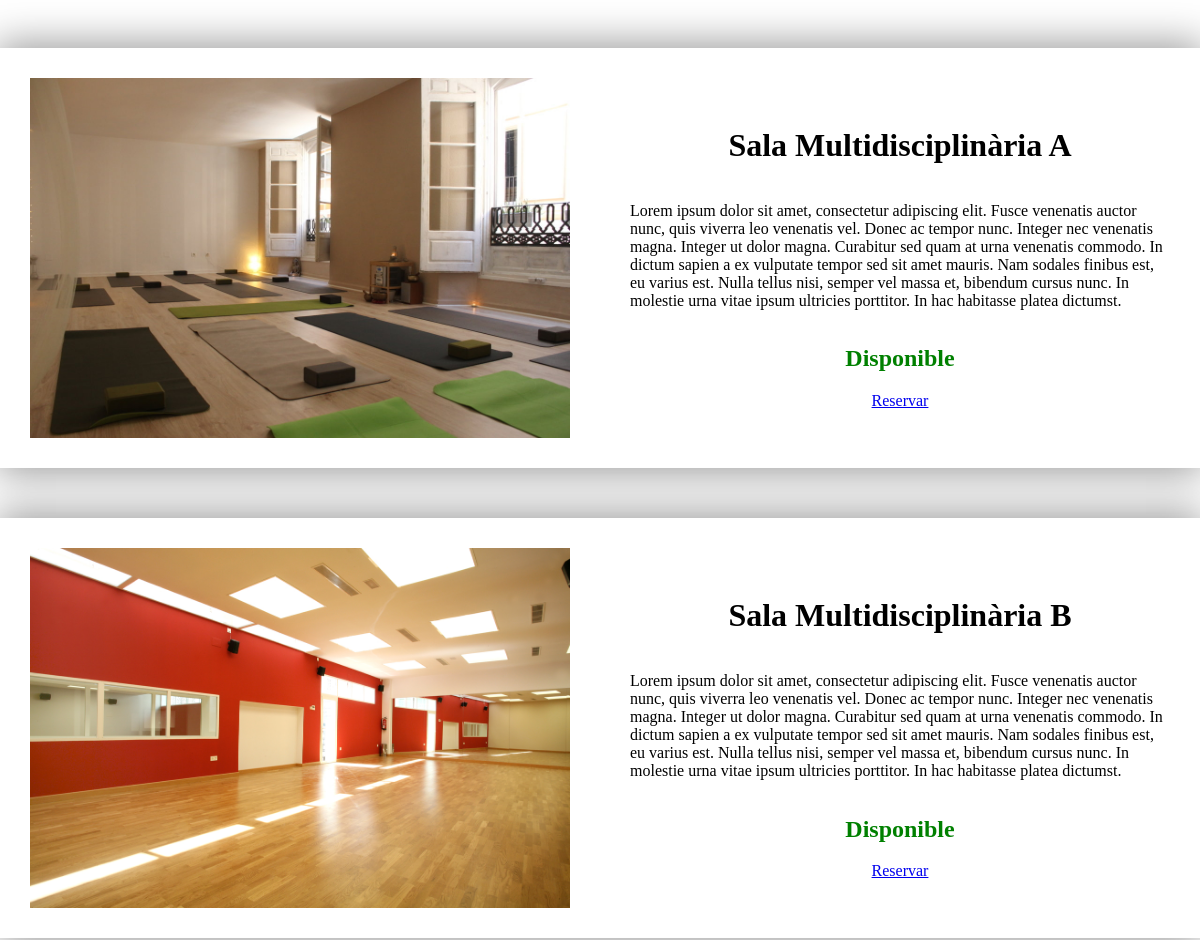
Page /home.php (middle part) on the earlier database version.
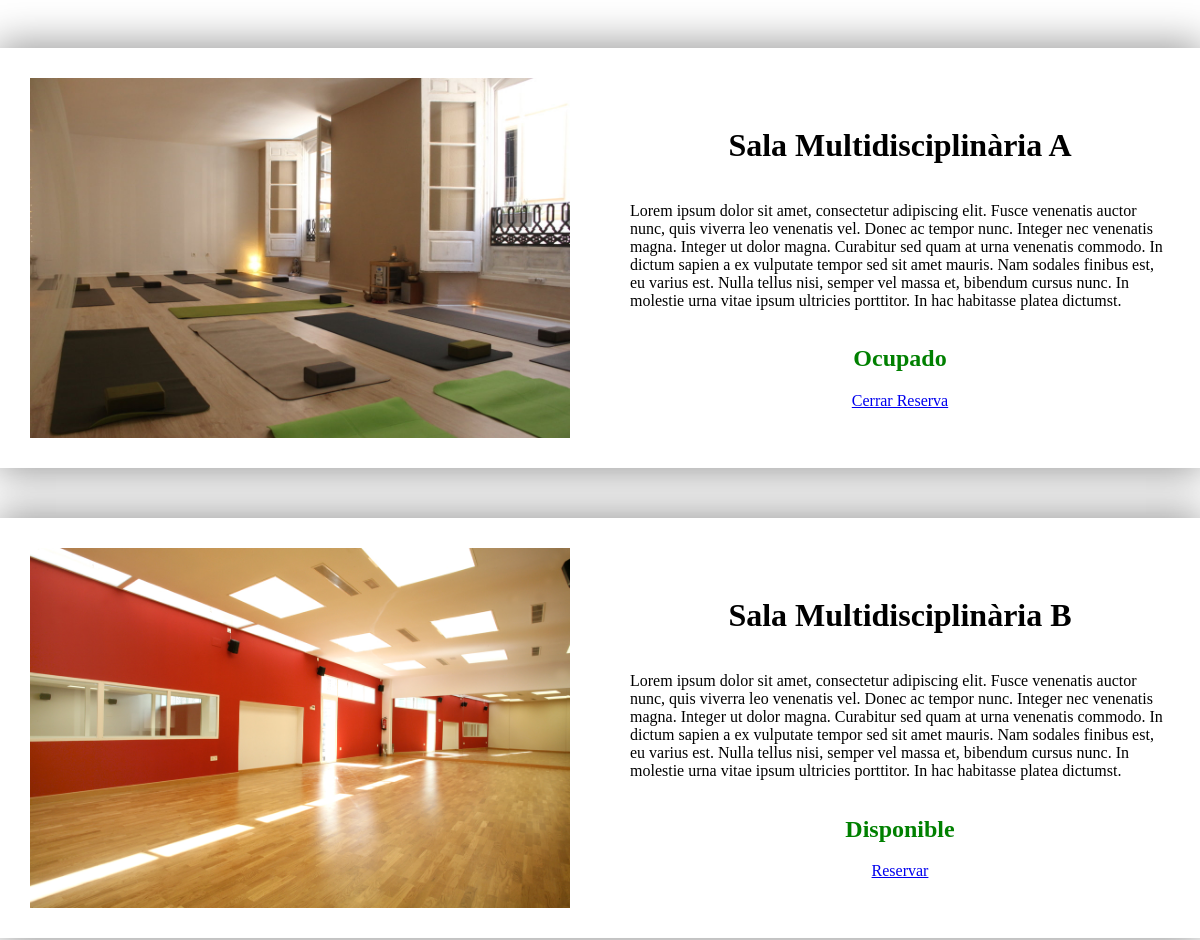
Same page on the later database version.
### tables this page shows
CREATE TABLE `recursos` (
  `id_recurso` int(11) NOT NULL,
  `nom_rec` varchar(50) NOT NULL,
  `disp_rec` enum('Disponible','Ocupado') NOT NULL,
  `tipo_rec` enum('Sala Multidisciplinaria','Sala Informatica','Taller de Cocina','Despacho','Sala de actos','Sala de reuniones','Proyector','Portatil','Movil') NOT NULL,
  `imagen_rec` varchar(100) NOT NULL,
  `desc_rec` text NOT NULL
);

### home.php (the view, shortened to what this page needs)
<!DOCTYPE html>
<html>
<head>
    <link rel="stylesheet" type="text/css" href="css/estilos.css">
</head>
<?php
include "./login/services/connection.php";
?>
<body>
    <?php
    if(isset($_POST['dispon']) && isset($_POST['recurs'])) {
        $disponibilidad=$_POST['dispon'];
        $tiporecurso=$_POST['recurs'];
    }else {
        $disponibilidad='';
        $tiporecurso='';
    }
    if(isset($_POST['dispon']) && isset($_POST['recurs'])){
        if ($_POST['recurs']=='Todo') {
            $sql="SELECT * FROM recursos WHERE disp_rec LIKE '%$disponibilidad%'; ";
        }else {
            $sql="SELECT * FROM recursos WHERE disp_rec LIKE '%$disponibilidad%' AND tipo_rec LIKE '%$tiporecurso%' ; ";
        }
    }else {
        $sql="SELECT * FROM recursos ; ";
    }
	$result_query=mysqli_query($conn,$sql);
    while ($row = mysqli_fetch_array($result_query)) {
        $rec= $row['id_recurso'];
        ?>
        <div class="content">
            <div class="cont-recursos">
                <div class="rec-unico">
                    <div class="rec-part">
                        <img src=<?php echo $row['imagen_rec']; ?> style="object-fit: cover;">
                    </div>
                    <div class="rec-part">
                        <h1><?php echo $row['nom_rec']; ?></h1>
                        <p>Lorem ipsum dolor sit amet, consectetur adipiscing elit. Fusce venenatis auctor nunc, quis viverra leo venenatis vel. Donec ac tempor nunc. Integer nec venenatis magna. Integer ut dolor magna. Curabitur sed quam at urna venenatis commodo. In dictum sapien a ex vulputate tempor sed sit amet mauris. Nam sodales finibus est, eu varius est. Nulla tellus nisi, semper vel massa et, bibendum cursus nunc. In molestie urna vitae ipsum ultricies porttitor. In hac habitasse platea dictumst.</p>
                        <h2 style="color: green;"><?php echo $row['disp_rec']; ?></h2>
                        <?php
                        if($row['disp_rec']=='Disponible'){
                            ?>
                            <a class="res-button" href="./procesa/reserva.proc.php?variableid=<?php echo $_REQUEST['variableid']; ?>&recurso=<?php echo $rec; ?>" >Reservar</a>
                            <?php
                        }elseif($row['disp_rec']=='Ocupado'
                        ){
                            ?>
                            <a class="res-button" href="./procesa/cerrarReserva.proc.php?variableid=<?php echo $_REQUEST['variableid']; ?>&recurso=<?php echo $rec; ?>" >Cerrar Reserva</a>
                            <?php
                        }
                        ?>
                    </div>
                </div>
            </div>
        </div style="height: 500px;">
    <?php
    }
    ?>
</body>
</html>

### css/estilos.css (style rules this page uses)
body { font-family: 'Raleway'; overflow-x: hidden; margin: 0; padding: 0; background-color: rgb(255, 255, 255); }
.content .cont-recursos .rec-unico { background-color: rgb(255, 255, 255); margin-bottom: 50px; display: flex; -webkit-box-shadow: 0px 0px 39px 4px rgba(0,0,0,0.41); -moz-box-shadow: 0px 0px 39px 4px rgba(0,0,0,0.41); box-shadow: 0px 0px 39px 4px rgba(0,0,0,0.41); }
.content .cont-recursos .rec-unico .rec-part { padding: 30px; width: 50%; display: flex; flex-flow: column nowrap; align-items: center; justify-content: center; }
.content .cont-recursos .rec-unico .rec-part img { width: 100%; }

Differences in the rows shown:
changed recursos "Sala Multidisciplinària A": disp_rec "Disponible" → "Ocupado"; disp_rec "Reservar" → "Cerrar Reserva"
